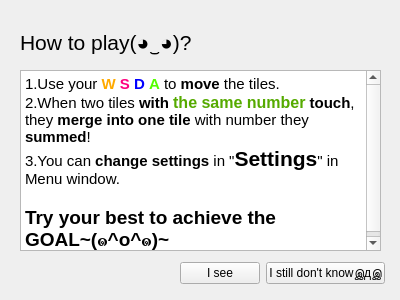
<?xml version="1.0" encoding="UTF-8"?>
<ui version="4.0">
 <class>howtoplay</class>
 <widget class="QWidget" name="howtoplay">
  <property name="geometry">
   <rect>
    <x>0</x>
    <y>0</y>
    <width>400</width>
    <height>300</height>
   </rect>
  </property>
  <property name="windowTitle">
   <string>How to play this game</string>
  </property>
  <widget class="QTextBrowser" name="textBrowser">
   <property name="geometry">
    <rect>
     <x>20</x>
     <y>70</y>
     <width>361</width>
     <height>181</height>
    </rect>
   </property>
   <property name="html">
    <string>&lt;!DOCTYPE HTML PUBLIC &quot;-//W3C//DTD HTML 4.0//EN&quot; &quot;http://www.w3.org/TR/REC-html40/strict.dtd&quot;&gt;
&lt;html&gt;&lt;head&gt;&lt;meta name=&quot;qrichtext&quot; content=&quot;1&quot; /&gt;&lt;style type=&quot;text/css&quot;&gt;
p, li { white-space: pre-wrap; }
&lt;/style&gt;&lt;/head&gt;&lt;body style=&quot; font-family:'PMingLiU'; font-size:9pt; font-weight:400; font-style:normal;&quot;&gt;
&lt;p style=&quot; margin-top:0px; margin-bottom:0px; margin-left:0px; margin-right:0px; -qt-block-indent:0; text-indent:0px;&quot;&gt;&lt;span style=&quot; font-size:11pt;&quot;&gt;1.Use your &lt;/span&gt;&lt;span style=&quot; font-size:11pt; font-weight:600; color:#ffaa00;&quot;&gt;W&lt;/span&gt;&lt;span style=&quot; font-size:11pt; font-weight:600;&quot;&gt; &lt;/span&gt;&lt;span style=&quot; font-size:11pt; font-weight:600; color:#ff007f;&quot;&gt;S&lt;/span&gt;&lt;span style=&quot; font-size:11pt; font-weight:600;&quot;&gt; &lt;/span&gt;&lt;span style=&quot; font-size:11pt; font-weight:600; color:#0000ff;&quot;&gt;D&lt;/span&gt;&lt;span style=&quot; font-size:11pt; font-weight:600;&quot;&gt; &lt;/span&gt;&lt;span style=&quot; font-size:11pt; font-weight:600; color:#55ff00;&quot;&gt;A&lt;/span&gt;&lt;span style=&quot; font-size:11pt;&quot;&gt; to &lt;/span&gt;&lt;span style=&quot; font-size:11pt; font-weight:600;&quot;&gt;move&lt;/span&gt;&lt;span style=&quot; font-size:11pt;&quot;&gt; the tiles. &lt;/span&gt;&lt;/p&gt;
&lt;p style=&quot; margin-top:0px; margin-bottom:0px; margin-left:0px; margin-right:0px; -qt-block-indent:0; text-indent:0px;&quot;&gt;&lt;span style=&quot; font-size:11pt;&quot;&gt;2.When two tiles &lt;/span&gt;&lt;span style=&quot; font-size:11pt; font-weight:600;&quot;&gt;with &lt;/span&gt;&lt;span style=&quot; font-size:12pt; font-weight:600; color:#55aa00;&quot;&gt;the same number&lt;/span&gt;&lt;span style=&quot; font-size:11pt; font-weight:600;&quot;&gt; touch&lt;/span&gt;&lt;span style=&quot; font-size:11pt;&quot;&gt;, they &lt;/span&gt;&lt;span style=&quot; font-size:11pt; font-weight:600;&quot;&gt;merge into one tile&lt;/span&gt;&lt;span style=&quot; font-size:11pt;&quot;&gt; with number they &lt;/span&gt;&lt;span style=&quot; font-size:11pt; font-weight:600;&quot;&gt;summed&lt;/span&gt;&lt;span style=&quot; font-size:11pt;&quot;&gt;!&lt;/span&gt;&lt;/p&gt;
&lt;p style=&quot; margin-top:0px; margin-bottom:0px; margin-left:0px; margin-right:0px; -qt-block-indent:0; text-indent:0px;&quot;&gt;&lt;span style=&quot; font-size:11pt;&quot;&gt;3.You can&lt;/span&gt;&lt;span style=&quot; font-size:11pt; font-weight:600;&quot;&gt; change settings&lt;/span&gt;&lt;span style=&quot; font-size:11pt;&quot;&gt; in &amp;quot;&lt;/span&gt;&lt;span style=&quot; font-size:16pt; font-weight:600;&quot;&gt;Settings&lt;/span&gt;&lt;span style=&quot; font-size:11pt;&quot;&gt;&amp;quot; in Menu window. &lt;/span&gt;&lt;/p&gt;
&lt;p style=&quot;-qt-paragraph-type:empty; margin-top:0px; margin-bottom:0px; margin-left:0px; margin-right:0px; -qt-block-indent:0; text-indent:0px; font-size:11pt;&quot;&gt;&lt;br /&gt;&lt;/p&gt;
&lt;p style=&quot; margin-top:0px; margin-bottom:0px; margin-left:0px; margin-right:0px; -qt-block-indent:0; text-indent:0px;&quot;&gt;&lt;span style=&quot; font-size:14pt; font-weight:600;&quot;&gt;Try your best to achieve the GOAL~(๑^o^๑)~&lt;/span&gt;&lt;/p&gt;&lt;/body&gt;&lt;/html&gt;</string>
   </property>
  </widget>
  <widget class="QLabel" name="label">
   <property name="geometry">
    <rect>
     <x>20</x>
     <y>20</y>
     <width>221</width>
     <height>41</height>
    </rect>
   </property>
   <property name="text">
    <string>&lt;html&gt;&lt;head/&gt;&lt;body&gt;&lt;p&gt;&lt;span style=&quot; font-size:16pt;&quot;&gt;How to play(◕‿◕)?&lt;/span&gt;&lt;/p&gt;&lt;/body&gt;&lt;/html&gt;</string>
   </property>
  </widget>
  <widget class="QWidget" name="layoutWidget">
   <property name="geometry">
    <rect>
     <x>180</x>
     <y>260</y>
     <width>205</width>
     <height>26</height>
    </rect>
   </property>
   <layout class="QHBoxLayout" name="horizontalLayout">
    <item>
     <widget class="QPushButton" name="pushButton_know">
      <property name="text">
       <string>I see</string>
      </property>
     </widget>
    </item>
    <item>
     <widget class="QPushButton" name="pushButton_dKnow">
      <property name="text">
       <string>I still don't knowஇдஇ</string>
      </property>
     </widget>
    </item>
   </layout>
  </widget>
  <widget class="QLabel" name="label_pic">
   <property name="geometry">
    <rect>
     <x>270</x>
     <y>10</y>
     <width>90</width>
     <height>55</height>
    </rect>
   </property>
   <property name="text">
    <string/>
   </property>
  </widget>
 </widget>
 <resources/>
 <connections>
  <connection>
   <sender>pushButton_know</sender>
   <signal>clicked()</signal>
   <receiver>howtoplay</receiver>
   <slot>close()</slot>
   <hints>
    <hint type="sourcelabel">
     <x>224</x>
     <y>269</y>
    </hint>
    <hint type="destinationlabel">
     <x>139</x>
     <y>262</y>
    </hint>
   </hints>
  </connection>
 </connections>
</ui>
